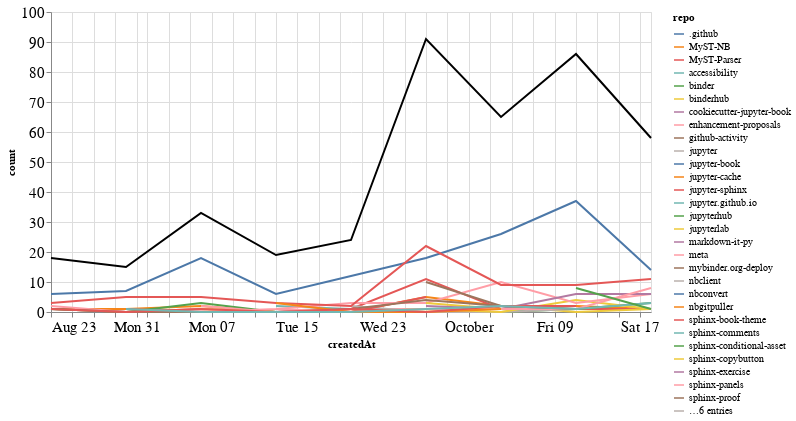

Notebook source saved alongside this figure:
### Markdown cell above
## Comments

### Code cell
comments_time = comments.groupby('repo').resample('W', on='createdAt').count()['author'].reset_index()
comments_time = comments_time.rename(columns={'author': 'count'})
comments_time_total = comments_time.groupby('createdAt').agg({"count": "sum"}).reset_index()
ch1 = alt.Chart(comments_time, width=600).mark_line().encode(
    x='createdAt',
    y='count',
    color='repo',
    tooltip="repo"
)

ch2 = alt.Chart(comments_time_total, width=600).mark_line(color="black").encode(
    x='createdAt',
    y='count',
)

ch1 + ch2

### Figure 1 — Vega-Lite specification as saved in the notebook (floating-point values rounded to 4 significant figures; data arrays with more than 128 entries replaced by an {"elided": "..."} marker saying what was removed)
{"config": {"axisLeft": {"labelFontSize": 15}, "axisBottom": {"labelFontSize": 15}}, "layer": [{"data": {"name": "data-eae34762dce45099f26ffe3a0d889220"}, "mark": "line", "encoding": {"color": {"type": "nominal", "field": "repo"}, "tooltip": {"type": "nominal", "field": "repo"}, "x": {"type": "temporal", "field": "createdAt"}, "y": {"type": "quantitative", "field": "count"}}, "width": 600}, {"data": {"name": "data-76904a47872d018e696cfc447a1819bc"}, "mark": {"type": "line", "color": "black"}, "encoding": {"x": {"type": "temporal", "field": "createdAt"}, "y": {"type": "quantitative", "field": "count"}}, "width": 600}], "$schema": "https://vega.github.io/schema/vega-lite/v4.8.1.json", "datasets": {"data-eae34762dce45099f26ffe3a0d889220": {"elided": "139 records"}, "data-76904a47872d018e696cfc447a1819bc": [{"createdAt": "2020-08-23T00:00:00", "count": 18}, {"createdAt": "2020-08-30T00:00:00", "count": 15}, {"createdAt": "2020-09-06T00:00:00", "count": 33}, {"createdAt": "2020-09-13T00:00:00", "count": 19}, {"createdAt": "2020-09-20T00:00:00", "count": 24}, {"createdAt": "2020-09-27T00:00:00", "count": 91}, {"createdAt": "2020-10-04T00:00:00", "count": 65}, {"createdAt": "2020-10-11T00:00:00", "count": 86}, {"createdAt": "2020-10-18T00:00:00", "count": 58}]}}
